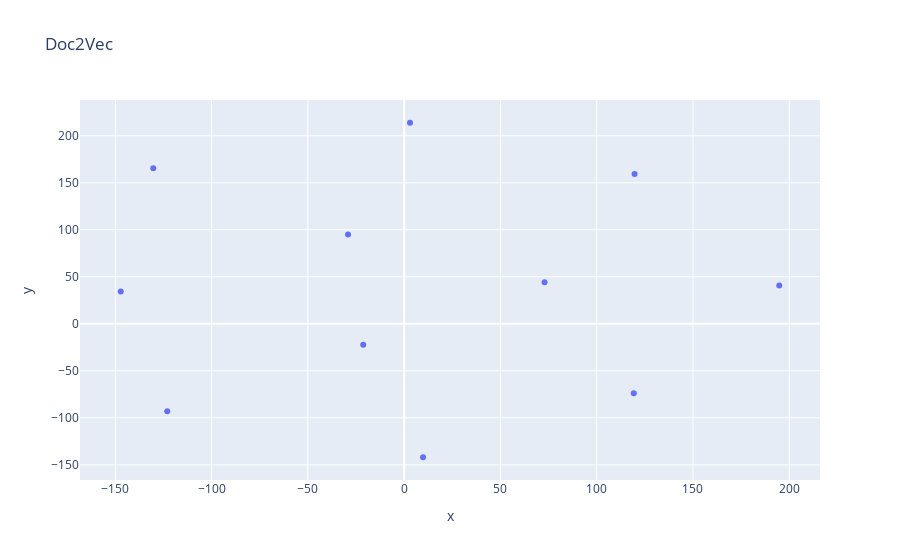
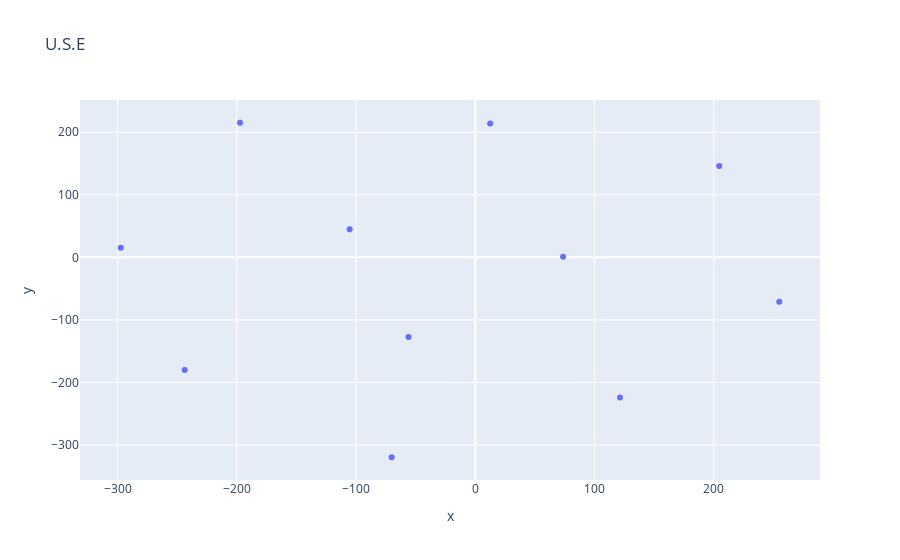

Notebook cell for these charts, in order:
### Code cell
# Visualize Vectors
df['tsneP2V'] = hero.tsne(df['proj2vec'])
df['tsneUSE'] = hero.tsne(df['use'])

# Create scatter plot of doc2vec
hero.scatterplot(df, col='tsneP2V', title="Doc2Vec", hover_data=['projName'])

# Create scatter plot of uni. sent. enc.
hero.scatterplot(df, col='tsneUSE', title="U.S.E", hover_data=['projName'])

### Figure 1 — Plotly figure (JSON) as saved in the notebook; plotly's stock layout.template omitted (floating-point values rounded to 4 significant figures)
{"data": [{"customdata": [["Ace Interview Prep: Evaluating Confidence for Interview Preparation"], ["Forest Ecosystem Solutions: Forest Ecosystem Analysis "], ["Kingston General Hospital: Forecasting Hospital Bed Occupancy"], ["Loblaw Digital: Improving Product Categorization Using NLP Techniques"], ["LocateMotion: Diabetes Risk Prediction on Heterogenous Electronic Medical Data "], ["MeshAI: Hospital Scheduling "], ["Loblaw Digital: Improving Product Categorization Using NLP Techniques"], ["Queen’s University PPS: Android Waste Classification"], ["RBC: Topic Modelling"], ["TD Bank: Investing "], ["VisaPlace: Immigration Path Assessment Chatbot "]], "hovertemplate": "x=%{x}<br>y=%{y}<br>projName=%{customdata[0]}<extra></extra>", "legendgroup": "", "marker": {"color": "#636efa", "symbol": "circle"}, "mode": "markers", "name": "", "orientation": "v", "showlegend": false, "type": "scatter", "x": [194.8, 119.2, 9.808, -21.27, -147.2, 72.91, 119.7, -130.3, -29.14, -123.1, 3.036], "xaxis": "x", "y": [40.65, -73.93, -141.9, -22.22, 34.5, 44.25, 159.4, 165.4, 94.87, -92.98, 213.9], "yaxis": "y"}], "layout": {"legend": {"tracegroupgap": 0}, "title": {"text": "Doc2Vec"}, "xaxis": {"anchor": "y", "domain": [0, 1], "title": {"text": "x"}}, "yaxis": {"anchor": "x", "domain": [0, 1], "title": {"text": "y"}}}}

### Figure 2 — Plotly figure (JSON) as saved in the notebook; plotly's stock layout.template omitted (floating-point values rounded to 4 significant figures)
{"data": [{"customdata": [["Ace Interview Prep: Evaluating Confidence for Interview Preparation"], ["Forest Ecosystem Solutions: Forest Ecosystem Analysis "], ["Kingston General Hospital: Forecasting Hospital Bed Occupancy"], ["Loblaw Digital: Improving Product Categorization Using NLP Techniques"], ["LocateMotion: Diabetes Risk Prediction on Heterogenous Electronic Medical Data "], ["MeshAI: Hospital Scheduling "], ["Loblaw Digital: Improving Product Categorization Using NLP Techniques"], ["Queen’s University PPS: Android Waste Classification"], ["RBC: Topic Modelling"], ["TD Bank: Investing "], ["VisaPlace: Immigration Path Assessment Chatbot "]], "hovertemplate": "x=%{x}<br>y=%{y}<br>projName=%{customdata[0]}<extra></extra>", "legendgroup": "", "marker": {"color": "#636efa", "symbol": "circle"}, "mode": "markers", "name": "", "orientation": "v", "showlegend": false, "type": "scatter", "x": [204.6, 12.44, -70.15, 121.3, -55.99, -197.3, -243.7, -297.3, 254.9, 73.64, -105.4], "xaxis": "x", "y": [146.1, 214.1, -319.4, -224.1, -127.4, 215.1, -180.2, 15.28, -71.06, 1.149, 44.73], "yaxis": "y"}], "layout": {"legend": {"tracegroupgap": 0}, "title": {"text": "U.S.E"}, "xaxis": {"anchor": "y", "domain": [0, 1], "title": {"text": "x"}}, "yaxis": {"anchor": "x", "domain": [0, 1], "title": {"text": "y"}}}}
